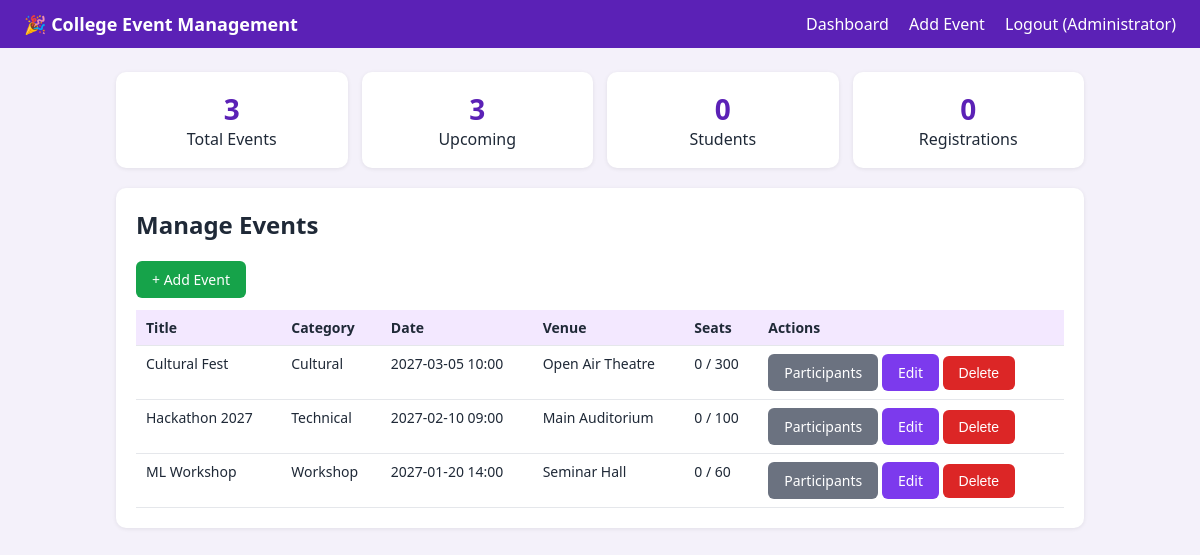
The page /admin (signed in) on the database its author committed.
### tables this page shows
CREATE TABLE events(
    id INTEGER PRIMARY KEY AUTOINCREMENT,
    title TEXT NOT NULL,
    description TEXT,
    category TEXT NOT NULL,
    venue TEXT NOT NULL,
    event_date TEXT NOT NULL,
    event_time TEXT NOT NULL,
    capacity INTEGER NOT NULL DEFAULT 100,
    created_at TEXT NOT NULL
);

### app.py (the view)
@app.route("/admin")
@login_required("admin")
def admin_dashboard():
    db = get_db()
    stats = {
        "events": db.execute("SELECT COUNT(*) FROM events").fetchone()[0],
        "upcoming": db.execute("SELECT COUNT(*) FROM events WHERE event_date>=?", (today(),)).fetchone()[0],
        "students": db.execute("SELECT COUNT(*) FROM users WHERE role='student'").fetchone()[0],
        "registrations": db.execute("SELECT COUNT(*) FROM registrations").fetchone()[0],
    }
    rows = db.execute("""SELECT e.*, (SELECT COUNT(*) FROM registrations r WHERE r.event_id=e.id) AS taken
                         FROM events e ORDER BY e.event_date DESC""").fetchall()
    return render_template("admin_dashboard.html", stats=stats, events=rows, today=today())

### app.py (called while the page is built)
def get_db():
    if "db" not in g:
        g.db = sqlite3.connect(DB_PATH)
        g.db.row_factory = sqlite3.Row
        g.db.execute("PRAGMA foreign_keys = ON")
    return g.db

def login_required(role=None):
    def deco(f):
        @wraps(f)
        def wrapper(*a, **kw):
            if "user_id" not in session:
                flash("Please log in first.", "error")
                return redirect(url_for("login"))
            if role and session.get("role") != role:
                flash("Access denied.", "error")
                return redirect(url_for("index"))
            return f(*a, **kw)
        return wrapper
    return deco

def today():
    return datetime.now().strftime("%Y-%m-%d")

### templates/admin_dashboard.html
{% extends "base.html" %}{% block content %}
<div class="stats">
  <div class="stat"><b>{{ stats.events }}</b>Total Events</div>
  <div class="stat"><b>{{ stats.upcoming }}</b>Upcoming</div>
  <div class="stat"><b>{{ stats.students }}</b>Students</div>
  <div class="stat"><b>{{ stats.registrations }}</b>Registrations</div>
</div>
<div class="card"><h2>Manage Events</h2>
<a class="btn green" href="{{ url_for('event_new') }}" style="margin:0 0 12px">+ Add Event</a>
<div class="table-wrap"><table>
  <tr><th>Title</th><th>Category</th><th>Date</th><th>Venue</th><th>Seats</th><th>Actions</th></tr>
  {% for e in events %}
  <tr><td>{{ e.title }} {% if e.event_date < today %}<span class="badge past">Past</span>{% endif %}</td>
    <td>{{ e.category }}</td><td>{{ e.event_date }} {{ e.event_time }}</td><td>{{ e.venue }}</td>
    <td>{{ e.taken }} / {{ e.capacity }}</td>
    <td>
      <a class="btn gray" style="margin:0" href="{{ url_for('participants', event_id=e.id) }}">Participants</a>
      <a class="btn" style="margin:0" href="{{ url_for('event_edit', event_id=e.id) }}">Edit</a>
      <form method="post" class="inline" action="{{ url_for('event_delete', event_id=e.id) }}"
            onsubmit="return confirm('Delete this event and its registrations?')">
        <button class="danger" style="margin:0">Delete</button></form></td></tr>
  {% else %}<tr><td colspan="6">No events yet.</td></tr>{% endfor %}
</table></div></div>
{% endblock %}

### templates/base.html (shortened to what this page needs)
<!doctype html>
<html lang="en"><head>
<link rel="stylesheet" href="{{ url_for('static', filename='style.css') }}">
</head><body>
<nav>
  <p class="brand">🎉 College Event Management</p>
  <div>
  {% if session.user_id %}
    {% if session.role == 'admin' %}
      <a href="{{ url_for('admin_dashboard') }}">Dashboard</a>
      <a href="{{ url_for('event_new') }}">Add Event</a>
    {% else %}
      <a href="{{ url_for('events') }}">Events</a>
      <a href="{{ url_for('my_events') }}">My Registrations</a>
    {% endif %}
    <a href="{{ url_for('logout') }}">Logout ({{ session.name }})</a>
  {% endif %}
  </div>
</nav>
<div class="container">
  {% block content %}{% endblock %}
</div></body></html>

### static/style.css (style rules this page uses)
* { box-sizing:border-box }
body { margin:0;font-family:Segoe UI,Arial,sans-serif;background:#f4f1fa;color:#1f2937 }
nav { background:#5b21b6;color:#fff;padding:12px 24px;display:flex;justify-content:space-between;align-items:center;flex-wrap:wrap;gap:8px }
nav a { color:#fff;text-decoration:none;margin-left:16px }
nav .brand { font-weight:700;font-size:18px;margin:0 }
.container { max-width:1000px;margin:24px auto;padding:0 16px }
.card { background:#fff;border-radius:10px;padding:20px;margin-bottom:20px;box-shadow:0 1px 4px rgba(0,0,0,.08) }
h1,h2,h3 { margin-top:0 }
button,.btn { background:#7c3aed;color:#fff;border:0;padding:9px 16px;border-radius:6px;cursor:pointer;text-decoration:none;display:inline-block;font-size:14px;margin-top:10px }
button.danger { background:#dc2626 }
.btn.green { background:#16a34a }
.btn.gray { background:#6b7280 }
table { width:100%;border-collapse:collapse;font-size:14px }
th,td { padding:8px 10px;border-bottom:1px solid #e5e7eb;text-align:left;vertical-align:top }
th { background:#f3e8ff }
.table-wrap { overflow-x:auto }
.stats { display:grid;grid-template-columns:repeat(auto-fit,minmax(150px,1fr));gap:14px;margin-bottom:20px }
.stat { background:#fff;border-radius:10px;padding:18px;text-align:center;box-shadow:0 1px 4px rgba(0,0,0,.08) }
.stat b { display:block;font-size:28px;color:#5b21b6 }
.inline { display:inline }

### rows shown on the page
events: title "Cultural Fest", category "Cultural", event_date "2027-03-05", event_time "10:00", venue "Open Air Theatre", taken "0", capacity "300"
events: title "Hackathon 2027", category "Technical", event_date "2027-02-10", event_time "09:00", venue "Main Auditorium", taken "0", capacity "100"
events: title "ML Workshop", category "Workshop", event_date "2027-01-20", event_time "14:00", venue "Seminar Hall", taken "0", capacity "60"

### other values the page prints
{{ session.name }} "Administrator"
{{ stats.events }} "3"
{{ stats.upcoming }} "3"
{{ stats.students }} "0"
{{ stats.registrations }} "0"
